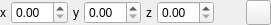
<?xml version="1.0" encoding="UTF-8"?>
<ui version="4.0">
 <class>Form</class>
 <widget class="QWidget" name="Form">
  <property name="geometry">
   <rect>
    <x>0</x>
    <y>0</y>
    <width>271</width>
    <height>25</height>
   </rect>
  </property>
  <property name="windowTitle">
   <string>Form</string>
  </property>
  <layout class="QHBoxLayout" name="horizontalLayout_4">
   <property name="spacing">
    <number>5</number>
   </property>
   <property name="leftMargin">
    <number>0</number>
   </property>
   <property name="topMargin">
    <number>0</number>
   </property>
   <property name="rightMargin">
    <number>0</number>
   </property>
   <property name="bottomMargin">
    <number>0</number>
   </property>
   <item>
    <layout class="QHBoxLayout" name="horizontalLayout">
     <item>
      <widget class="QLabel" name="label">
       <property name="sizePolicy">
        <sizepolicy hsizetype="Maximum" vsizetype="Preferred">
         <horstretch>0</horstretch>
         <verstretch>0</verstretch>
        </sizepolicy>
       </property>
       <property name="text">
        <string>x</string>
       </property>
      </widget>
     </item>
     <item>
      <widget class="QDoubleSpinBox" name="dsbX">
       <property name="minimumSize">
        <size>
         <width>0</width>
         <height>0</height>
        </size>
       </property>
       <property name="maximumSize">
        <size>
         <width>80</width>
         <height>16777215</height>
        </size>
       </property>
      </widget>
     </item>
    </layout>
   </item>
   <item>
    <layout class="QHBoxLayout" name="horizontalLayout_2">
     <item>
      <widget class="QLabel" name="label_2">
       <property name="sizePolicy">
        <sizepolicy hsizetype="Maximum" vsizetype="Preferred">
         <horstretch>0</horstretch>
         <verstretch>0</verstretch>
        </sizepolicy>
       </property>
       <property name="text">
        <string>y</string>
       </property>
      </widget>
     </item>
     <item>
      <widget class="QDoubleSpinBox" name="dsbY">
       <property name="minimumSize">
        <size>
         <width>0</width>
         <height>0</height>
        </size>
       </property>
       <property name="maximumSize">
        <size>
         <width>80</width>
         <height>16777215</height>
        </size>
       </property>
      </widget>
     </item>
    </layout>
   </item>
   <item>
    <layout class="QHBoxLayout" name="horizontalLayout_3">
     <item>
      <widget class="QLabel" name="label_3">
       <property name="sizePolicy">
        <sizepolicy hsizetype="Maximum" vsizetype="Preferred">
         <horstretch>0</horstretch>
         <verstretch>0</verstretch>
        </sizepolicy>
       </property>
       <property name="text">
        <string>z</string>
       </property>
      </widget>
     </item>
     <item>
      <widget class="QDoubleSpinBox" name="dsbZ">
       <property name="maximumSize">
        <size>
         <width>80</width>
         <height>16777215</height>
        </size>
       </property>
      </widget>
     </item>
    </layout>
   </item>
   <item>
    <spacer name="horizontalSpacer">
     <property name="orientation">
      <enum>Qt::Horizontal</enum>
     </property>
     <property name="sizeHint" stdset="0">
      <size>
       <width>40</width>
       <height>20</height>
      </size>
     </property>
    </spacer>
   </item>
   <item>
    <widget class="QPushButton" name="pbReset">
     <property name="sizePolicy">
      <sizepolicy hsizetype="Fixed" vsizetype="Fixed">
       <horstretch>0</horstretch>
       <verstretch>0</verstretch>
      </sizepolicy>
     </property>
     <property name="maximumSize">
      <size>
       <width>25</width>
       <height>25</height>
      </size>
     </property>
     <property name="toolTip">
      <string>Reset to defaults</string>
     </property>
     <property name="text">
      <string/>
     </property>
     <property name="icon">
      <iconset resource="nodes_res.qrc">
       <normaloff>:/icons/resources/reset.png</normaloff>:/icons/resources/reset.png</iconset>
     </property>
    </widget>
   </item>
  </layout>
 </widget>
 <resources>
  <include location="nodes_res.qrc"/>
 </resources>
 <connections/>
</ui>
